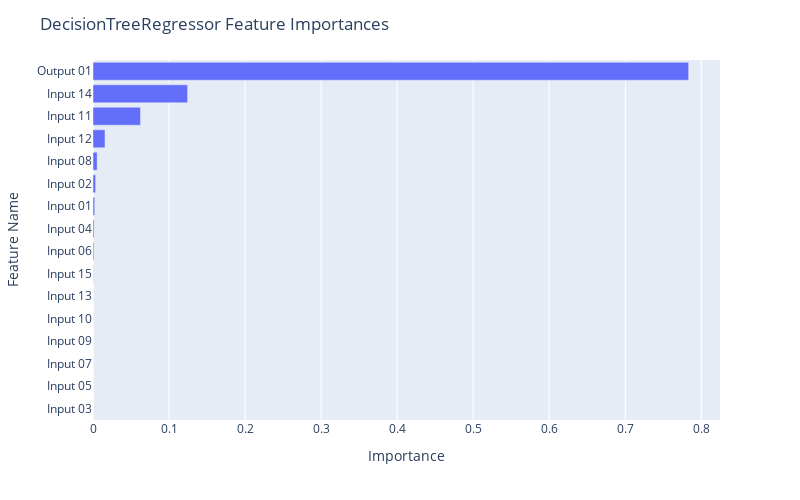

The code cell stored with this chart in its notebook:
### Code cell
fig = px.bar(df_dt, x="Importance", y="Feature Name")

fig.update_layout(
    autosize=False,
    width=800,
    height=500,
    title_text=f"DecisionTreeRegressor Feature Importances",
    yaxis={'categoryorder':'total ascending'}
)

fig.show()

### Figure 1 — Plotly figure (JSON) as saved in the notebook; plotly's stock layout.template omitted (floating-point values rounded to 4 significant figures)
{"data": [{"alignmentgroup": "True", "hovertemplate": "Importance=%{x}<br>Feature Name=%{y}<extra></extra>", "legendgroup": "", "marker": {"color": "#636efa", "pattern": {"shape": ""}}, "name": "", "offsetgroup": "", "orientation": "h", "showlegend": false, "textposition": "auto", "type": "bar", "x": [0.7834, 0.1244, 0.06244, 0.01583, 0.005457, 0.00345, 0.002254, 0.001362, 0.00114, 0.0002865, 0, 0, 0, 0, 0, 0], "xaxis": "x", "y": ["Output 01", "Input 14", "Input 11", "Input 12", "Input 08", "Input 02", "Input 01", "Input 04", "Input 06", "Input 15", "Input 03", "Input 05", "Input 07", "Input 09", "Input 10", "Input 13"], "yaxis": "y"}], "layout": {"autosize": false, "barmode": "relative", "height": 500, "legend": {"tracegroupgap": 0}, "margin": {"t": 60}, "title": {"text": "DecisionTreeRegressor Feature Importances"}, "width": 800, "xaxis": {"anchor": "y", "autorange": true, "domain": [0, 1], "range": [0, 0.8246], "title": {"text": "Importance"}, "type": "linear"}, "yaxis": {"anchor": "x", "autorange": true, "categoryorder": "total ascending", "domain": [0, 1], "range": [-0.5, 15.5], "title": {"text": "Feature Name"}, "type": "category"}}}
